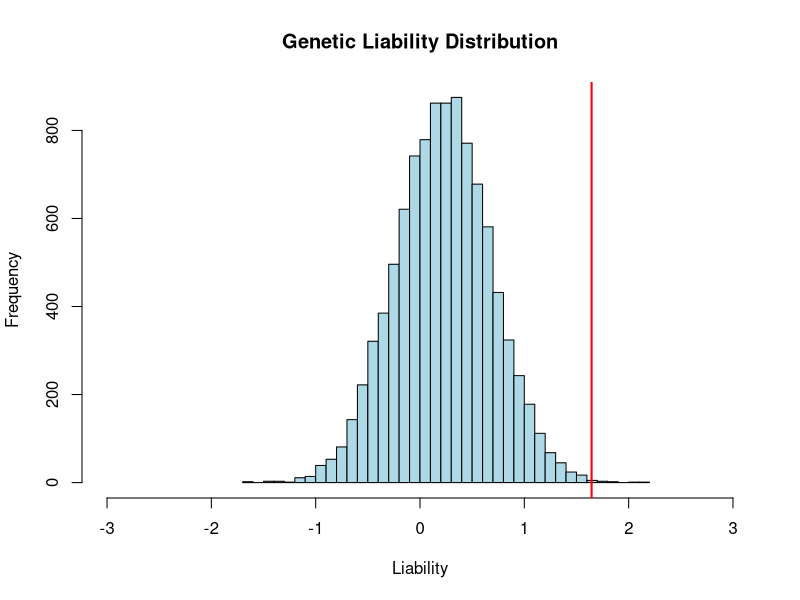
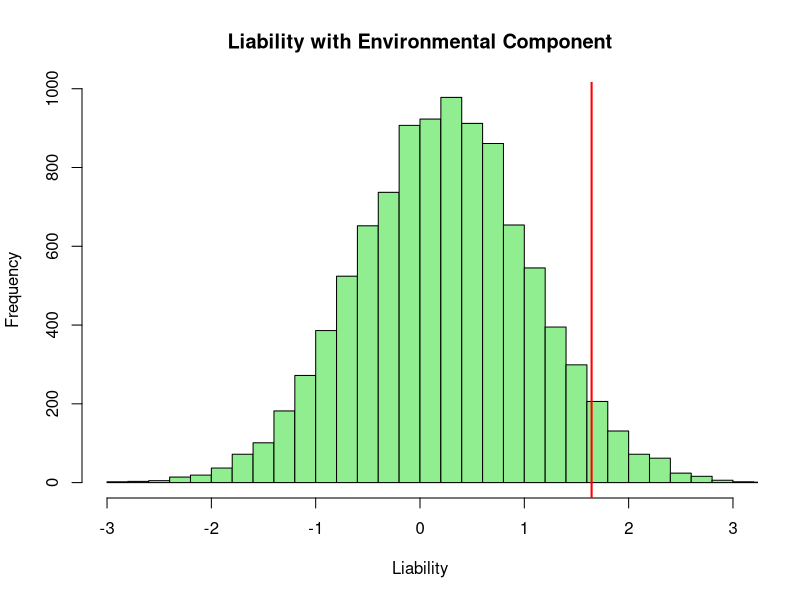
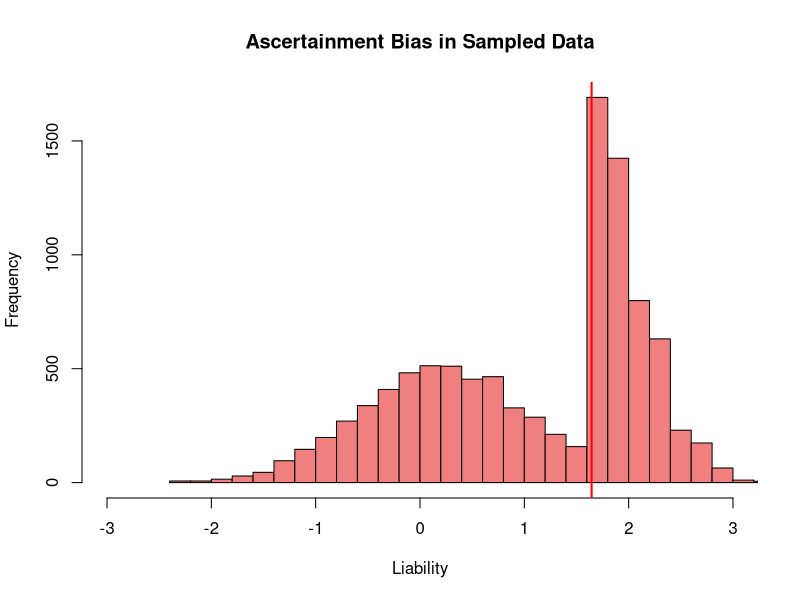
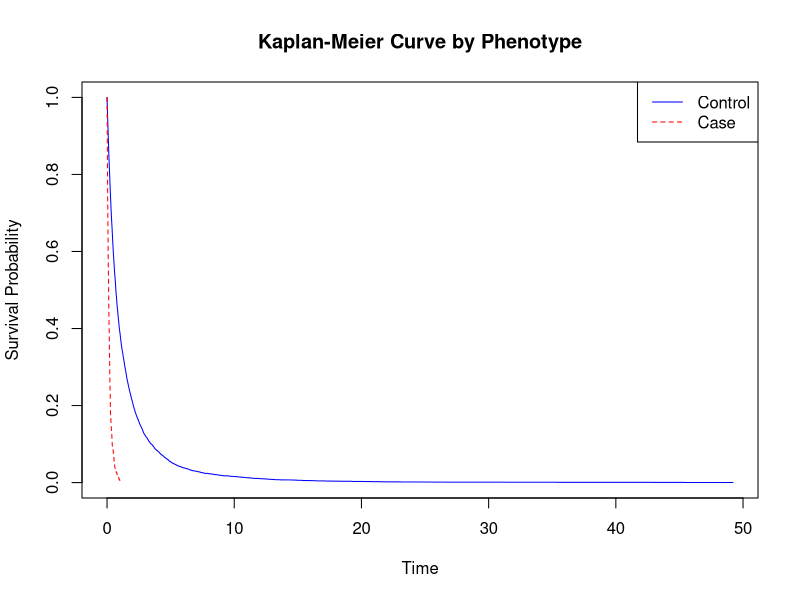

Write the R code that produced these figures, in order.
## ---- chunk 1
knitr::opts_chunk$set(echo = TRUE, warning = FALSE, message = FALSE)
setwd("../liability_threshold_models/")
## ---- chunk 2
library(survival)
## ---- chunk 3

# Parameters
n_individuals <- 10000    # Number of individuals
n_snps <- 1000            # Number of SNPs that contribute to an individuals liability
maf <- 0.3                # Minor allele frequency
heritability <- 0.5       # Heritability of liability
threshold <- qnorm(0.95)  # Threshold 

# Simulate genotypes
set.seed(123)
genotypes <- matrix(rbinom(n_individuals * n_snps, 2, maf), nrow = n_individuals, ncol = n_snps)

# Simulate SNP effects
beta <- rnorm(n_snps, mean = 0, sd = sqrt(heritability / n_snps))

# Calculate liability
genetic_liability <- genotypes %*% beta

# Classify individuals as cases or controls based on threshold
phenotype <- ifelse(genetic_liability > threshold, 1, 0)

# Visualize the distribution of liability
hist(genetic_liability, main = "Genetic Liability Distribution", xlab = "Liability", xlim = c(-3, 3), breaks = 30, col = "lightblue")
abline(v = threshold, col = "red", lwd = 2)

# Print the number of cases
table(phenotype)


## ---- chunk 4
# Add environmental noise to the genetic liability
total_liability <- genetic_liability + rnorm(n_individuals, mean = 0, sd = sqrt(1 - heritability))

# Classify based on threshold
phenotype_env <- ifelse(total_liability > threshold, 1, 0)

# Visualize liability with environmental effects
hist(total_liability, main = "Liability with Environmental Component", xlab = "Liability", xlim = c(-3, 3), breaks = 30, col = "lightgreen")
abline(v = threshold, col = "red", lwd = 2)

table(phenotype_env)

## ---- chunk 5

var_genetic <- var(genetic_liability)
var_total <- var(total_liability)

heritability_est <- var_genetic / var_total
heritability_est


## ---- chunk 6
# Sample individuals with bias (e.g., oversample cases)
set.seed(123)
ascertained_cases <- sample(which(phenotype_env == 1), 5000, replace = TRUE)
ascertained_controls <- sample(which(phenotype_env == 0), 5000, replace = TRUE)
ascertained_sample <- c(ascertained_cases, ascertained_controls)

# Visualize the ascertained data
liability_ascertained <- total_liability[ascertained_sample]
phenotype_ascertained <- phenotype_env[ascertained_sample]

hist(liability_ascertained, main = "Ascertainment Bias in Sampled Data", xlab = "Liability", xlim = c(-3, 3), breaks = 30, col = "lightcoral")
abline(v = threshold, col = "red", lwd = 2)


## ---- chunk 7

genetic_liability_ascertained <- genetic_liability[ascertained_sample]

var_genetic <- var(genetic_liability_ascertained)
var_total <- var(liability_ascertained)

heritability_est <- var_genetic / var_total
heritability_est
## ---- chunk 8

# Simulate survival times
set.seed(123)
time_to_event <- rexp(n_individuals, rate = exp(total_liability - mean(total_liability)))
censoring_time <- rexp(n_individuals, rate = 0.02) # Censoring time
observed_time <- pmin(time_to_event, censoring_time)
event <- ifelse(time_to_event <= censoring_time, 1, 0) # Event indicator

# Create survival object
surv_obj <- Surv(observed_time, event)

# Fit Cox proportional hazards model
cox_model <- coxph(surv_obj ~ genotypes[,1])
summary(cox_model)


## ---- chunk 9
km_fit <- survfit(surv_obj ~ phenotype_env, conf.type = "log-log")
plot(km_fit, col = c("blue", "red"), lty = 1:2, xlab = "Time", ylab = "Survival Probability", main = "Kaplan-Meier Curve by Phenotype")
legend("topright", legend = c("Control", "Case"), col = c("blue", "red"), lty = 1:2)

